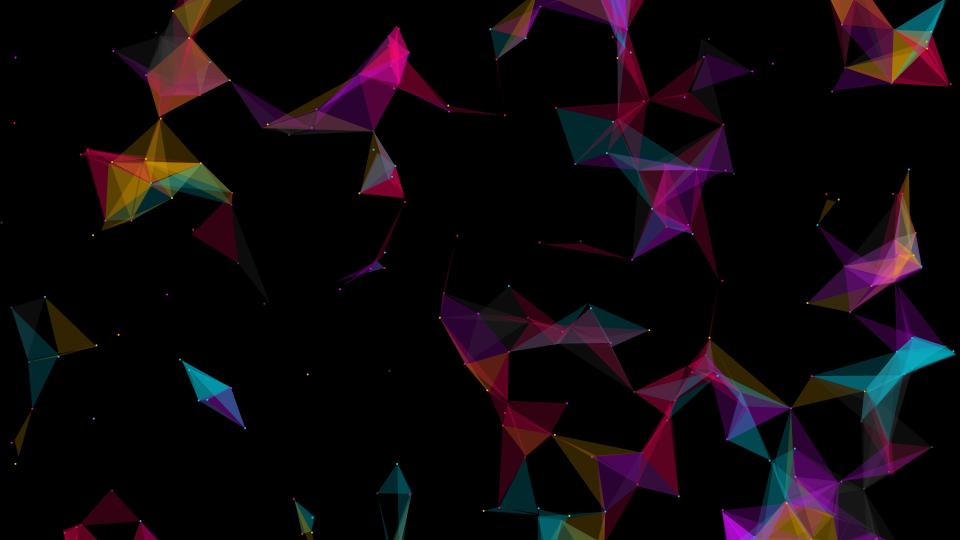
Frame 1 (no input)
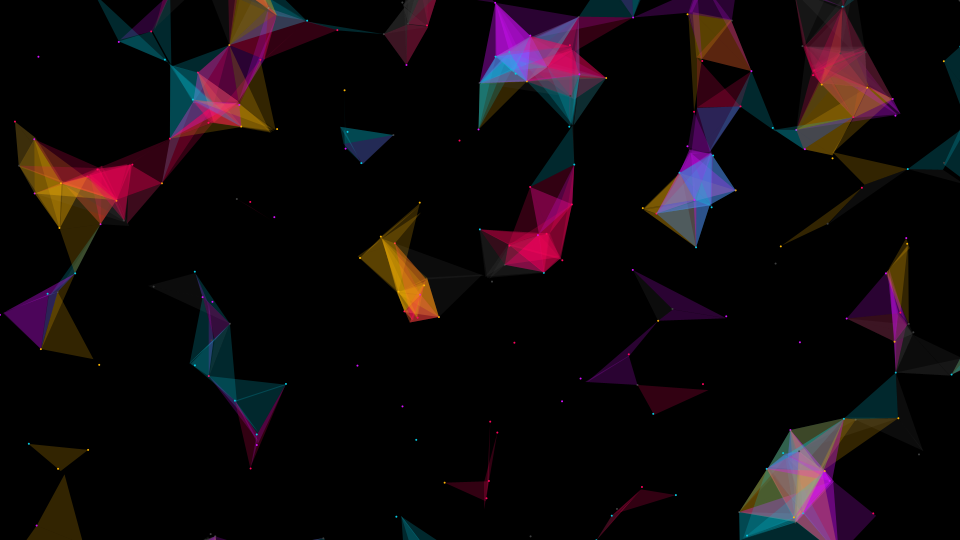
Frame 60 (the mouse pressed at the canvas centre just before this capture)
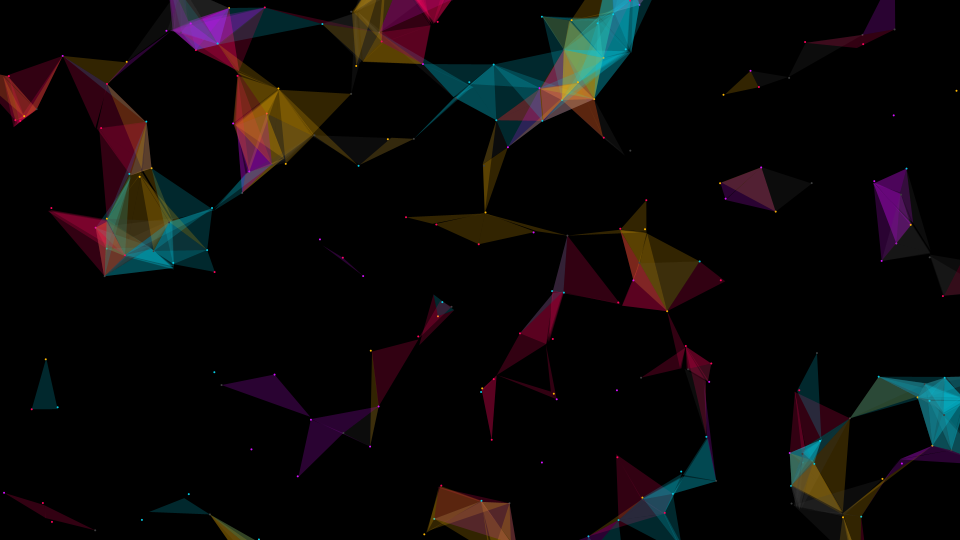
Frame 120 (the mouse held since frame 60 and released just before this capture)

The Processing sketch that drew these frames (run headless with seeded random() and noise(); from frame 60 on, the mouse is pressed at the canvas centre):

// Processing sketch: sketch_200412a
// ── sketch_200412a.pde
class Meteor
{
  //定义飞星的初始位置，移动速度，颜色
  PVector location;
  PVector speed;
  color   colour;
  //构造函数
  Meteor(PVector site)
  {
    //设置初始位置
    location = site;
    //设置颜色
    int colorSeed = (int)random(0, 5);
    
    if (colorSeed==0) colour = color(#05CDE5);
    if (colorSeed==1) colour = color(#FFB803);
    if (colorSeed==2) colour = color(#FF035B);
    if (colorSeed==3) colour = color(#3D3E3E);
    if (colorSeed==4) colour = color(#D60FFF);
    //设置移动速度
    float speedX = random(-0.01, 0.01);
    float speedY = random(-0.01, 0.01);
    
    speed = new PVector(speedX, speedY);
  }
  //显示飞星
  void display()
  {
    fill(colour);
    noStroke();
    ellipse(location.x, location.y, 2, 2);
  }
  //判断飞星是否移动到边界，是则反向移动
  void sweep(float route)
  {
    if (dist(location.x, location.y, 0, 0) > route)
    {
      speed.mult(-1);
      location.add(speed);
    }
    else
    {
      location.add(speed);
    }
  }
}

//飞星数组
ArrayList meteors  = new ArrayList();
//设置飞星间的连线距离
float distance = 60;
//随机设置飞星的个数
int meteorsNumber = (int)random(240, 480);
//设置边界距离
float route = 551;

void setup()
{
  size(960, 540);
  smooth();
  //生成飞星数组，个数位meteorsNumber
  for(int i=0; i<meteorsNumber; i++)
  {
    PVector PD = new PVector(random(-480, 480), random(-480, 480));
    Meteor meteor = new Meteor(PD);
    meteors.add(meteor);
  }
  
  background(0);
}

void draw()
{
  background(0);

  translate(width/2, height/2);
  //陆续显示飞星，并且判断两两之间的距离，如果小于等于distance，则绘制一个三角形并填充颜色
  for(int i=0;i<meteors.size();i++)
  {
    Meteor meteor1 = (Meteor) meteors.get(i);
    meteor1.display();
    meteor1.sweep(route);
    
    for(int j=i+1; j<meteors.size(); j++)
    {
      Meteor meteor2 = (Meteor) meteors.get(j);
      meteor2.sweep(route);
      //判断飞星1和飞星2之间的距离
      if(dist(meteor1.location.x, meteor1.location.y, meteor2.location.x, meteor2.location.y) <= distance)
      {
        for(int k=j+1; k<meteors.size(); k++)
        {
          Meteor meteor3 = (Meteor) meteors.get(k);
          meteor3.sweep(route);
          
          fill(meteor3.colour, 50);
          noStroke();
          //判断飞星2和飞星3之间的距离，绘制三角形并填充颜色
          if(dist(meteor3.location.x, meteor3.location.y, meteor2.location.x, meteor2.location.y) <= distance)
          {
            beginShape();
            vertex(meteor3.location.x, meteor3.location.y);
            vertex(meteor2.location.x, meteor2.location.y);
            vertex(meteor1.location.x, meteor1.location.y);
            endShape();
          }
        }
      }
    }
  }
}
